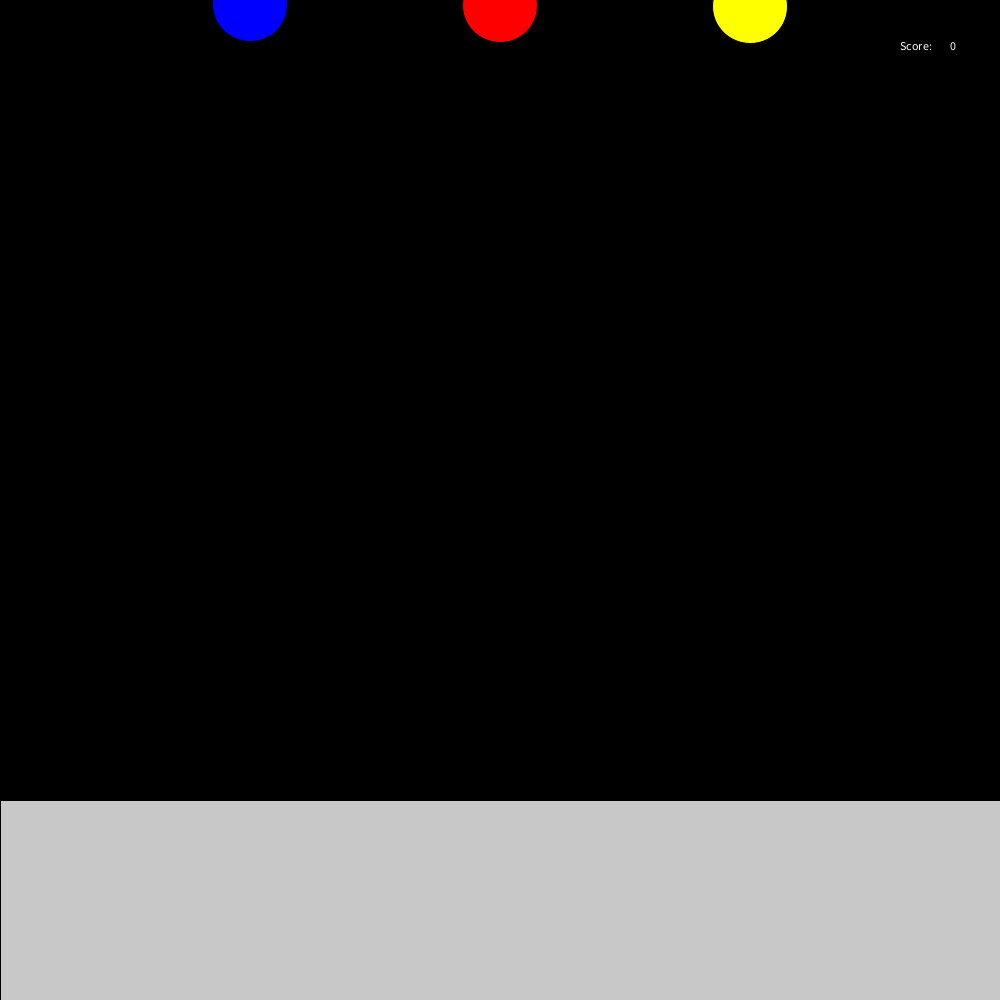
Frame 1 (no input)
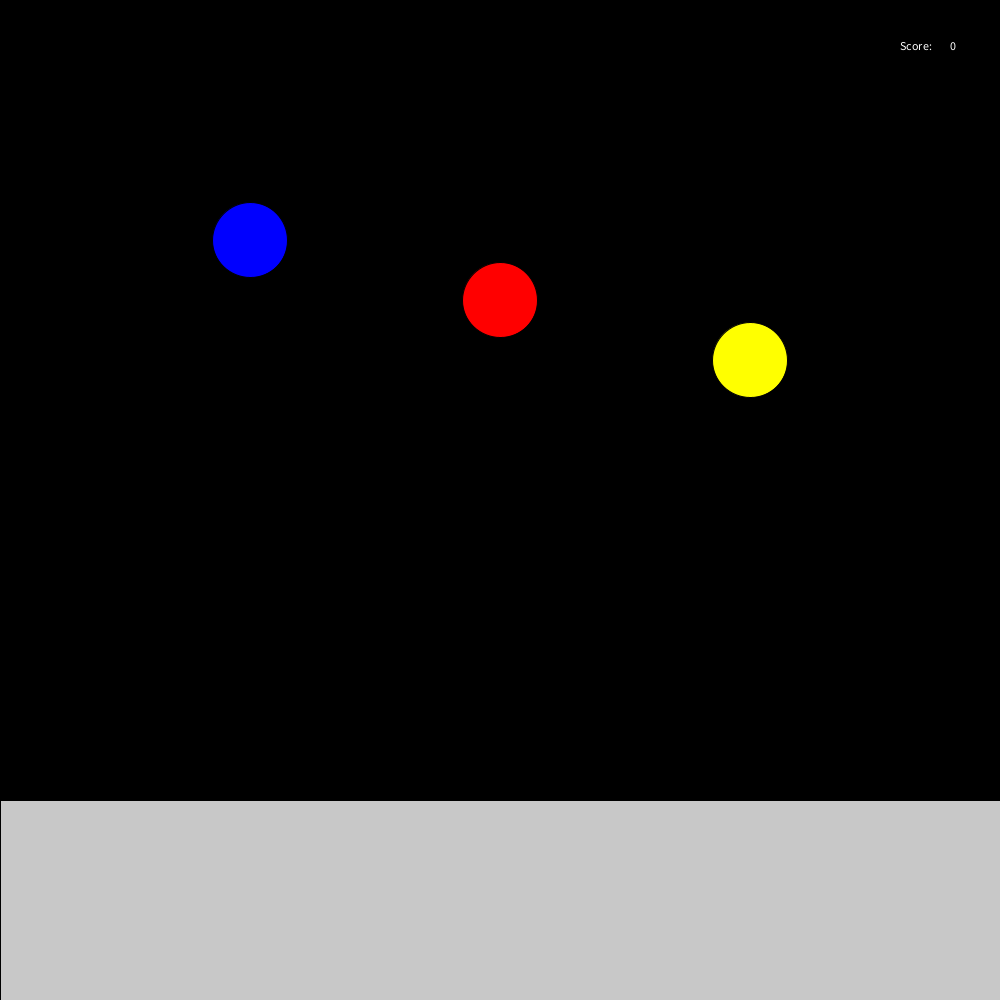
Frame 60 (the mouse pressed at the canvas centre just before this capture)
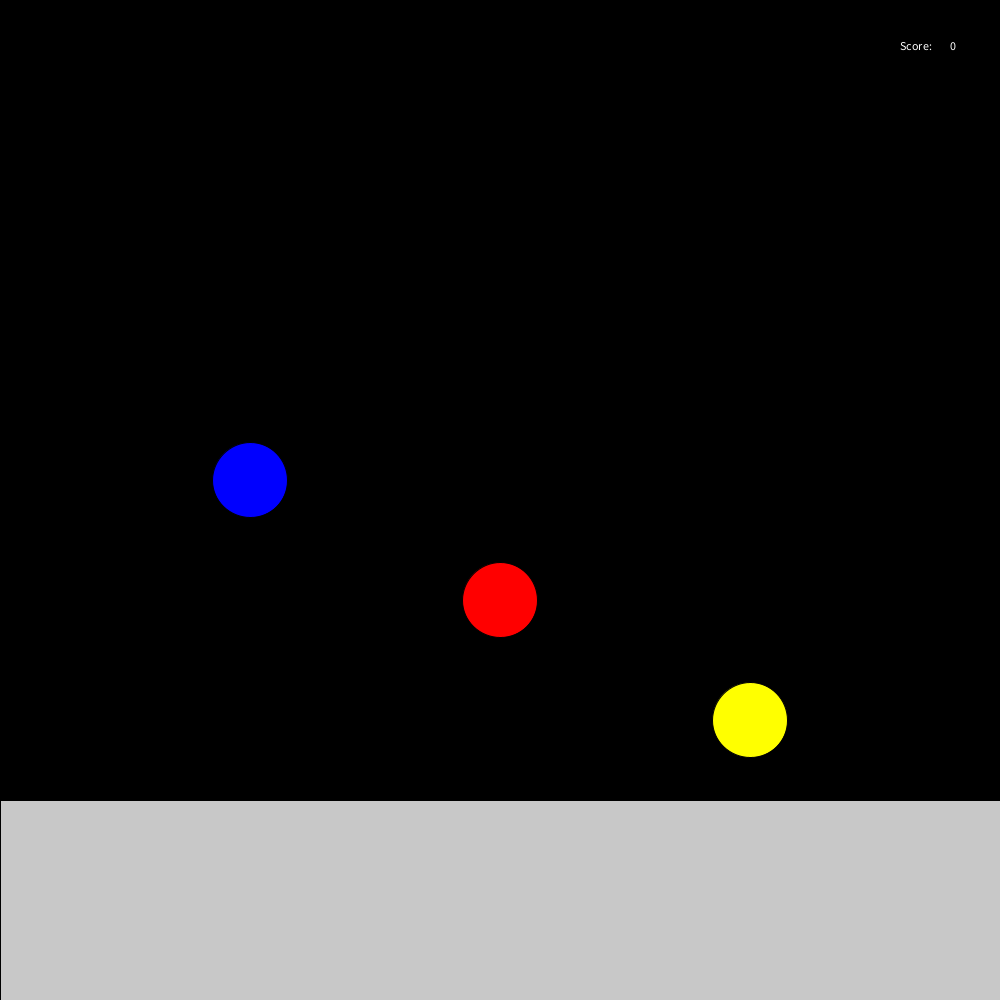
Frame 120 (the mouse held since frame 60 and released just before this capture)

The Processing sketch that drew these frames (run headless with seeded random() and noise(); from frame 60 on, the mouse is pressed at the canvas centre):

// Processing sketch: Balls
// ── Balls.pde
int ballS=0;
int score=0;
int ballA=0;
int ballD=0;
void setup()
{
  background(255, 255, 255);
  size(1000, 1000);
  fill(200,200,200);
  rect(0,800,1000,200);
}
void draw()
{
  background(0, 0, 0);
  fill(200,200,200);
  rect(0,800,1000,200);
  ballS=ballS+5;
  fill(255, 0, 0);
  ellipse(500, ballS, 75, 75);
  if (ballS>1000)
  {
    ballS=0;
  }
  ballA=ballA+4;
  fill(0, 0, 255);
  ellipse(250, ballA, 75, 75);
  if (ballA>1000)
  {
    ballA=0;
  }
  ballD=ballD+6;
  fill(255, 255, 0);
  ellipse(750, ballD, 75, 75);
  if (ballD>1000)
  {
    ballD=0;
  }
  fill(255,255,255);
  text("Score:", 900, 50);
  text(score, 950, 50);
}
void keyPressed()
{
  if (key=='s' && ballS>800)
  {
    score=score+25;
  }
  if (key=='a' && ballA>800)
  {
    score=score+25;
}
if (key=='d' && ballD>800)
  {
    score=score+25;
}
}
